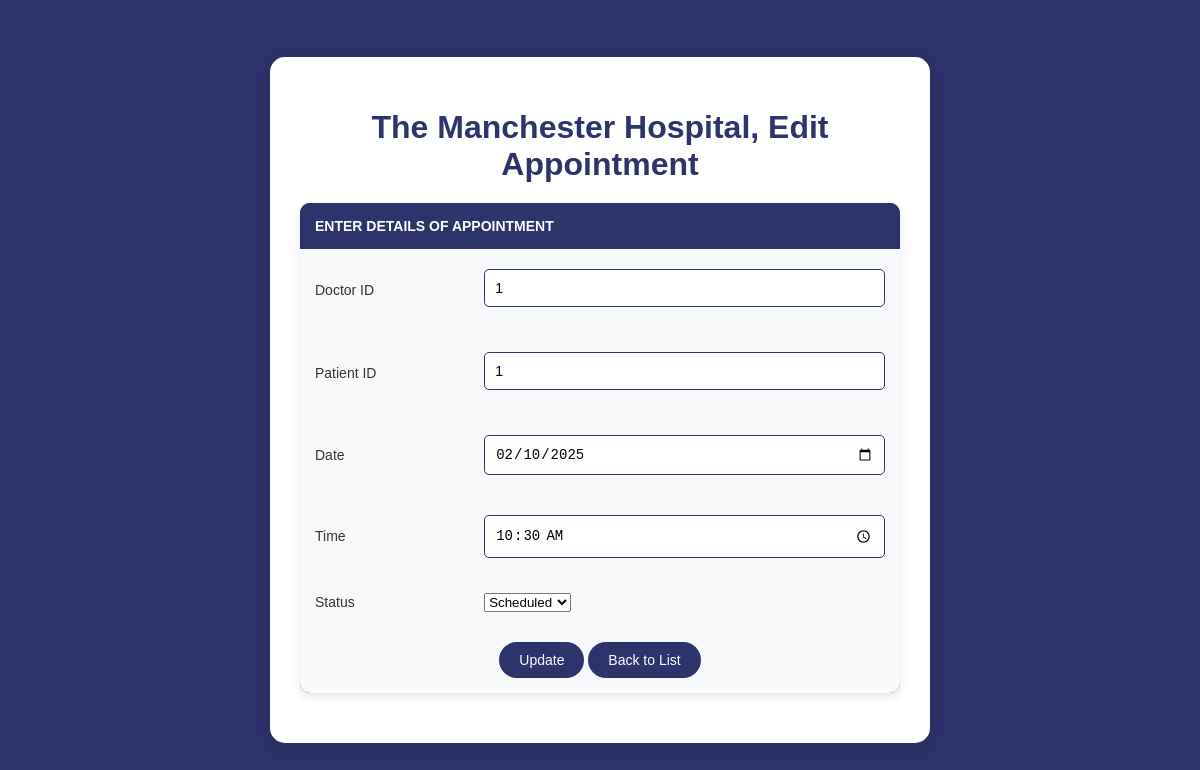
/update_appointments.php?updateid=1, run on the app's committed database.
### tables this page shows
CREATE TABLE appointments (
    id INT PRIMARY KEY AUTO_INCREMENT,
    patient_id INT NOT NULL,
    doctor_id INT NOT NULL,
    date DATE NOT NULL,
    time TIME NOT NULL,
    status ENUM('Scheduled', 'Completed', 'Cancelled') NOT NULL DEFAULT 'Scheduled',
    FOREIGN KEY (patient_id) REFERENCES patients(id) ON DELETE CASCADE,
    FOREIGN KEY (doctor_id) REFERENCES doctors(id) ON DELETE CASCADE
);

### update_appointments.php (the view, shortened to what this page needs)
<?php
include 'connect.php';
if (isset($_GET['updateid'])) {
    $id = $_GET['updateid'];
    $query = "SELECT * FROM appointments WHERE id = ?";
    $stmt = mysqli_prepare($conn, $query);
    mysqli_stmt_bind_param($stmt, "i", $id);
    mysqli_stmt_execute($stmt);
    $result = mysqli_stmt_get_result($stmt);
    $row = mysqli_fetch_assoc($result);
} else {
    die("No appointment ID provided.");
}
$sql_status = "SELECT DISTINCT status FROM appointments";
$result_status = mysqli_query($conn, $sql_status);
?>
<!DOCTYPE html>
<html lang="en">
<head>
    <link rel="stylesheet" href="addlists.css">
</head>
<body>
<div class="container">
    <h1>The Manchester Hospital, Edit Appointment</h1>
    <form method="post">
        <table>
            <tr>
                <th colspan="2">Enter Details of Appointment</th>
            </tr>
            <tr>
                <td><label for="doctor_id">Doctor ID</label></td>
                <td>
                    <input type="text" id="doctor_id" name="doctor_id" placeholder="Enter Doctor ID" value="<?php echo htmlspecialchars($row['doctor_id']); ?>" required>
                </td>
            </tr>
            <tr>
                <td><label for="patient_id">Patient ID</label></td>
                <td>
                    <input type="text" id="patient_id" name="patient_id" placeholder="Enter Patient ID" value="<?php echo htmlspecialchars($row['patient_id']); ?>" required>
                </td>
            </tr>
            <tr>
                <td><label for="date">Date</label></td>
                <td><input type="date" id="date" name="date" value="<?php echo htmlspecialchars($row['date']); ?>" required></td>
            </tr>
            <tr>
                <td><label for="time">Time</label></td>
                <td><input type="time" id="time" name="time" value="<?php echo htmlspecialchars($row['time']); ?>" required></td>
            </tr>
            <tr>
                <td><label for="status">Status</label></td>
                <td>
                    <select id="status" name="status" required>
                        <?php
                        while ($status_row = mysqli_fetch_assoc($result_status)) {
                            $selected = ($status_row['status'] == $row['status']) ? 'selected' : '';
                            echo '<option value="' . htmlspecialchars($status_row['status']) . '" ' . $selected . '>' . htmlspecialchars($status_row['status']) . '</option>';
                        }
                        ?>
                    </select>
                </td>
            </tr>
            <tr>
                <td colspan="2" style="text-align: center;">
                    <button type="submit" class="btn-primary" name="submit">Update</button>
                    <a href="appointments.php" class="btn-primary">Back to List</a>
                </td>
            </tr>
        </table>
    </form>
</div>
</body>
</html>

### addlists.css (style rules this page uses)
body { font-family: Arial, sans-serif; background-color: #2D336B; display: flex; justify-content: center; align-items: center; height: 100vh; margin: 0; }
.container { background-color: #ffffff; padding: 30px; border-radius: 15px; box-shadow: 0 4px 20px rgba(0, 0, 0, 0.15); width: 600px; overflow: auto; }
a { text-decoration: none; color: #ffffff; }
h1 { text-align: center; margin-bottom: 20px; font-weight: bold; color: #2D336B; font-size: 2rem; }
table { width: 100%; border-collapse: collapse; margin-bottom: 20px; background-color: #343964; border-radius: 10px; overflow: hidden; box-shadow: 0 4px 10px rgba(0, 0, 0, 0.1); }
th, td { padding: 15px; text-align: left; }
th { background-color: #2D336B; color: #ffffff; font-weight: 600; text-transform: uppercase; font-size: 14px; }
td { background-color: #f8f9fa; color: #333333; font-size: 14px; }
input[type="text"], input[type="email"], input[type="date"], input[type="time"] { width: 100%; padding: 10px; margin: 5px 0; border: 1px solid #2D336B; border-radius: 5px; box-sizing: border-box; font-size: 14px; transition: border-color 0.3s ease; }
.btn-primary { background-color: #2D336B; color: white; border: none; padding: 10px 20px; border-radius: 20px; cursor: pointer; font-size: 14px; font-weight: 500; transition: all 0.3s ease; }
table, th, td { border: none; }

### data on the page
appointments: doctor_id "1", patient_id "1", date "02/10/2025", time "10:30:00"

### other printed values
form field status "Scheduled"
